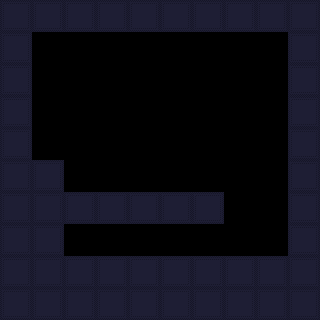

A 2D game scene composited from a Tiled map and its tileset images. What follows is a short description and the map's XML, with every tile layer's data as written:
An orthogonal 10x10 tile map with 32x32 px tiles, 1 tile layer (Tile Layer 1) and 5 objects.

<map version="1.2" tiledversion="1.3.5" orientation="orthogonal" renderorder="right-down" width="10" height="10" tilewidth="32" tileheight="32" infinite="0" nextlayerid="3" nextobjectid="8">
 <editorsettings>
  <export target="room_4_2.lua" format="lua" />
 </editorsettings>
 <tileset firstgid="1" source="../allTiles.tsx" />
 <layer id="1" name="Tile Layer 1" width="10" height="10">
  <data encoding="csv">
1,1,1,1,1,1,1,1,1,1,
1,0,0,0,0,0,0,0,0,1,
1,0,0,0,0,0,0,0,0,1,
1,0,0,0,0,0,0,0,0,1,
1,0,0,0,0,0,0,0,0,1,
1,1,0,0,0,0,0,0,0,1,
1,1,1,1,1,1,1,0,0,1,
1,1,0,0,0,0,0,0,0,1,
1,1,1,1,1,1,1,1,1,1,
1,1,1,1,1,1,1,1,1,1
</data>
 </layer>
 <objectgroup id="2" name="Object Layer 1">
  <object id="1" gid="2" x="96" y="256" width="32" height="32" />
  <object id="4" gid="4" x="32" y="160" width="32" height="32" />
  <object id="5" gid="3" x="192" y="256" width="32" height="32" />
  <object id="6" gid="3" x="256" y="256" width="32" height="32" />
  <object id="7" gid="3" x="64" y="192" width="32" height="32" />
 </objectgroup>
</map>
